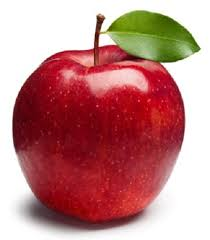
#> input picture Python Series/Lec6/Image/data/apple.jpeg, 210 x 240 px
$ jupyter execute 'Lecture 06_07_OpenCVBasics1.ipynb'
#> lines starting #> are read from the running program, lines starting #| are printed output that depends on the picture; after the words box and inside, x2 and y2 are one past the last pixel; in counts of white or black regions, pixels touching at a corner belong together
## What is OpenCV?

OpenCV or Open Source Computer Vision Library is an open source computer vision and machine learning library that supports a couple of progamming languages namely: Python, Java, C and C++. It is BSD-licensed, so it is easy to use by business everywhere.

**Content:**
1. Reading an Image

1. Fixing the Image

1. Drawing Shapes
    1. Drawing a Line
    1. Drawing a Rectangle
    1. Drawing a Circle
    1. Drawing a Ellipse
    1. Drawing a Polygon
    1. Putting the Text on the Image
1. Saving the Image

## 1. Reading the Image

Here is the sample image that we are going to use for this tutorial, which is labeled `apple.jpeg`.


[cell 1]
# Importing Dependencies

import cv2 as cv
import numpy as np
from matplotlib import pyplot as plt

[cell 2]
image_path = "data/apple.jpeg"
img = cv.imread(image_path)               #Read the image and store it into a variable
#> img is the input picture: shape (240, 210, 3); mean B, G, R 132.7, 133.7, 192
plt.imshow(img)                             #Ploting the image using matplotlib

Notice how the apple looks weird?

This is because OpenCV utilize the BGR format as it was the popular format for camera manufacturer back in the day when it was written, and for historical reasons we have to live with it. Before we fix this in a second, let us first examine the `cv.imread()` function.

`cv.imread()` has two arguments:

1. Image Path
2. The 3 parameters that the image should be read. They can also be altneratively represented as integers:

    <b>-1</b><br>
    `cv.IMREAD_COLOR` (<b>Default Tag</b>) - neglects the image transparency, mostly for 8-bit images that don’t have the alpha channel.

    <b>0</b><br>`cv.IMREAD_GRAYSCALE` — responsible for loading our images in grayscale.

    <b>1</b><br>`cv.IMREAD_UNCHANGED` — loads an image using alpha channel.

Ok, now that we understand the image reading function, let's try to fix the weird colors. To do this, we are going to Convert it to RGB format using the `cvtColor()` function in OpenCV, using the `cv.COLOR_BGR2RGB` as the parameter.


[cell 3]
img_rgb = cv.cvtColor(img, cv.COLOR_BGR2RGB)
plt.imshow(img_rgb)

Boom!

There we go! We just successfully displayed our first image. Alternatively, you can also displayed the Image using the below method.

[cell 4]
cv.imshow("image",img_rgb)
key = cv.waitKey(0)
#> (key Esc is pressed here)

if key == 27:
    cv.destroyAllWindows()

## 2. Examine the Image

<Br>Let's now close examine the img that we just manipulated.

[cell 5]
print("Image type: ", type(img_rgb))
#| Image type:  <class 'numpy.ndarray'>
print("Image data type: ", img_rgb.dtype)
#| Image data type:  uint8
print("Image shape: ", img_rgb.shape)
#| Image shape:  (240, 210, 3)

As we can see the image is a numpy n-th dimensional array with its shape in this case being `(240,210,3)`. This is because computers read images in term of pixels. Note that OpenCV stores the y pixels as rows, and x pixels as columns. So in this case image, this is a `240 x 210` picture. The `3` represent the BGR or RGB value inside of each pixel, expressed in form of an array.

With a dtype of `uint8`(8-bit unsigned integer arrays, the max value is `255`, and the min value is `0`. In image processing, bicubic interpolation is often chosen over bilinear or nearest-neighbor interpolation in image resampling, when speed is not an issue.

# 3. Drawing Shapes

### a. Drawing a Line

[cell 6]
line_img = img_rgb.copy()                           #Make a copy of the image
cv.line(line_img,(0,0),(200,200),(0,0,255),5)       #Drawing a diagonal blue line with thickness of 5 px
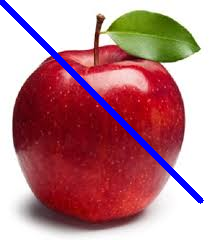
#> line_img: shape (240, 210, 3); mean R, G, B 184.7, 129.1, 137
plt.imshow(line_img)                                #show the image

There are 4 arguments in this tutorial for the cv.line function that you have to worry about, which will mutate the image variable. For more parameters, feel free to refer to the drawing documentation
https://docs.opencv.org/3.4.1/d6/d6e/group__imgproc__draw.html

1. `img_rgb` , which in this case represents the image we would like to draw our line on
2. `(0,0)`, the starting location of our line with both `x` and `y` equals 0
3. `(200,200)`, the end location of our line also with both `x` and `y` equals 200
4. `((0,255,0),5)`, the color of our line `(0,255,0)` and the thickness of the line in `5` px

### b. Drawing a rectangle

[cell 7]
rectangle_img = img_rgb.copy()
cv.rectangle(rectangle_img,(25,50),(175,150),(0,0,255),3)
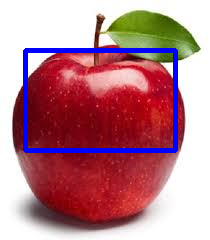
#> rectangle_img: shape (240, 210, 3); mean R, G, B 184.2, 129.6, 141.2
plt.imshow(rectangle_img)

For the cv.rectangle method, here are the parameters meant.

1. `img_rgb`, the image we would like to draw our rectangle on
2. `(25,50)`, pt1, vertex of the rectangle
3. `(175,150)`, pt2, vertext of the rectangle of the pt1
4. `(0,0,255)`, the RGB value of our rectangle color
5. `3` the thickness of our rectangle in pixels

### c. Drawing a circle

[cell 8]
circle_img = img_rgb.copy()
cv.circle(circle_img,(100,130), 90, (0,0,255), -1)
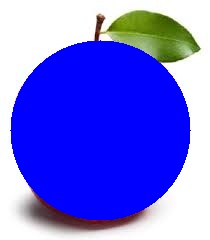
#> circle_img: shape (240, 210, 3); mean R, G, B 110.5, 110.9, 233.6
plt.imshow(circle_img)

1. `img_rgb`, the image we would like to draw our rectangle on
2.  `(100,130)`, center location of where the circle starts
3. `90`, the radius of the cricle in pixels
4. `(0,0,255)`, the RGB value of our rectangle color, in this case it is blue
5. `-1` thickness of our circle, if NEGATIVE, then the circle is going to be filled

### d. Drawing a Ellipse

[cell 9]
ellipse_img = img_rgb.copy()
cv.ellipse(ellipse_img,(100,100),(100,50),0,0,180,(0,0,255),-1)
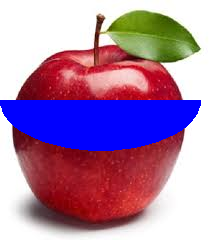
#> ellipse_img: shape (240, 210, 3); mean R, G, B 169.2, 129.6, 167.5
plt.imshow(ellipse_img)

1. `img_rgb`, the image we would like to draw our ellipse on
2. `(100,100)`, center of our Ellipse
3. `(100,50)`, axes lengths (major axis length, minor axis length)
4. `0,0,180` , represents the ellipse rotation angle 0 , start angle 0, and end angel 180
5. `(0,0,255)` represents the color of our ellipse, which is blue in this case
6.  `-1` the thickness of our rectangle in pixels, again, -1 meant that the ellipse will be filled instead of displaying a silhouette with x amount of pixels

### e. Drawing a Polygon

[cell 10]
polygon_img = img_rgb.copy()
pts = np.array([[70,85],[100,150],[160,150],[120,90]], np.int32)      #Drawing our Polygon
pts = pts.reshape((-1,1,2))                               #Reshaping our Polygon so it is
cv.polylines(polygon_img,[pts],True,(0,0,255),3)
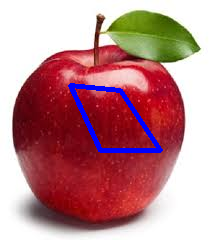
#> polygon_img: shape (240, 210, 3); mean R, G, B 188.2, 133.1, 138
plt.imshow(polygon_img)

cv.polylines also have 4 params in this tutorial.

In the beginning, we have to first give the 4 coordinates that we would like for the points of our array to be. Then, we shape those points into an array of shape ROWSx1x2 where ROWS are number of vertices.

1. `polygon_img`, the image that we would to manipulate on.
2. `[pts]`, the coordinates of the 4 vertices that we draw on the picture
3. `True`, boolean value that indicates whether the shape is enclosed or not. if closed, the funciton draws from the last vertex to the first.
4. `(0,0,255)`, the color of the polygon, which in this case is blue.
5. `3`, thickness of the polygon in px

### f. Putting Text on Image

[cell 11]
text_img = img_rgb.copy()
font = cv.FONT_HERSHEY_SIMPLEX #Setting the Font
textcolor = (255,255,255)
cv.putText(text_img,'Apple',(60,130), font, 1,textcolor,2,cv.LINE_AA)
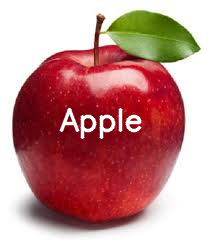
#> text_img: shape (240, 210, 3); mean R, G, B 194, 137.7, 136.5
plt.imshow(text_img)

Here are the functions for the cv.putText parameter:

1. `text_img`, the image where we are going to do our image manipulation on
2. `'Apple'`, the text string that you would like to put onto the image
3. `(60,130)`, the bottom-left corner of the text
4. `font`, in this case we set it as FONT_HERSHEY_SIMPLEX, to see more font options, check out https://docs.opencv.org/3.4.1/d0/de1/group__core.html#ga0f9314ea6e35f99bb23f29567fc16e11
5. `1`, the font scale, in this case is 1
6. `(255,255,255)`, the color of the text in rgb value
7. `2`,thickness of the text
8. `cv.LINE_AA`, line types, check it out here https://docs.opencv.org/3.4.1/d0/de1/group__core.html#gaf076ef45de481ac96e0ab3dc2c29a777

# 4. Saving the Image
Finally you save the Image using the cv.imwrite function. We can simpy demonstrate by saving the apple image with the text.

[cell 12]
cv.imwrite("Apple_with_Text.jpg",text_img)
#> Out = True

$ run again, with Python Series/Lec6/Image/data/beaver.png saved as Python Series/Lec6/Image/data/apple.jpeg
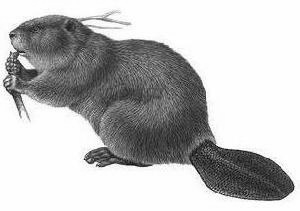
#> input picture Python Series/Lec6/Image/data/beaver.png, 300 x 211 px
#> img is the input picture: shape (211, 300, 3); min 0, max 255, mean 189.2
#| Image type:  <class 'numpy.ndarray'>
#| Image data type:  uint8
#| Image shape:  (211, 300, 3)
#> line_img: shape (211, 300, 3); 2.86% of pixels changed, all inside (x1, y1, x2, y2) = (0, 0, 204, 204)
#> rectangle_img: shape (211, 300, 3); 3.93% of pixels changed, all inside (x1, y1, x2, y2) = (23, 48, 178, 153)
#> `cv.ellipse(ellipse_img,(100,100),(100,50),0,0,180,(0,0,255),-1)`:
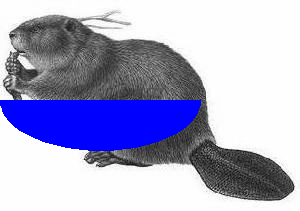
#> ellipse_img: shape (211, 300, 3); 12.71% of pixels changed, all inside (x1, y1, x2, y2) = (0, 100, 201, 151)
#> polygon_img: shape (211, 300, 3); 1.95% of pixels changed, all inside (x1, y1, x2, y2) = (68, 83, 163, 153)
#> `cv.putText(text_img,'Apple',(60,130), font, 1,textcolor,2,cv.LINE_AA)`:
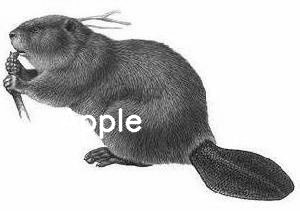
#> text_img: shape (211, 300, 3); 1.57% of pixels changed, all inside (x1, y1, x2, y2) = (60, 108, 142, 140)
#> Out = True
